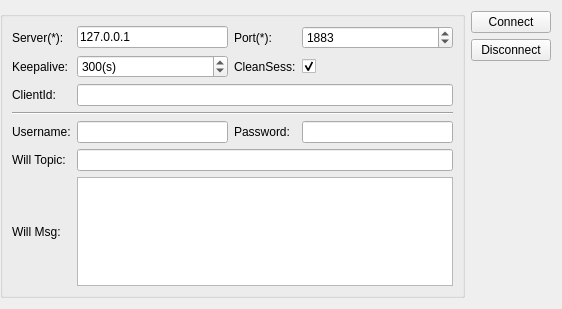
<?xml version="1.0" encoding="UTF-8"?>
<ui version="4.0">
 <class>ConnForm</class>
 <widget class="QWidget" name="ConnForm">
  <property name="geometry">
   <rect>
    <x>0</x>
    <y>0</y>
    <width>562</width>
    <height>309</height>
   </rect>
  </property>
  <property name="maximumSize">
   <size>
    <width>16777215</width>
    <height>16777215</height>
   </size>
  </property>
  <property name="windowTitle">
   <string>Form</string>
  </property>
  <layout class="QHBoxLayout" name="horizontalLayout" stretch="0,0">
   <property name="leftMargin">
    <number>0</number>
   </property>
   <item>
    <widget class="QGroupBox" name="groupBox">
     <property name="title">
      <string/>
     </property>
     <layout class="QGridLayout" name="gridLayout" columnstretch="0,0,0,0">
      <item row="5" column="2">
       <widget class="QLabel" name="label_8">
        <property name="text">
         <string>Password:</string>
        </property>
        <property name="buddy">
         <cstring>lePasswd</cstring>
        </property>
       </widget>
      </item>
      <item row="7" column="0">
       <widget class="QLabel" name="label">
        <property name="text">
         <string>Will Topic:</string>
        </property>
        <property name="buddy">
         <cstring>leWillTopic</cstring>
        </property>
       </widget>
      </item>
      <item row="2" column="0">
       <widget class="QLabel" name="label_9">
        <property name="text">
         <string>ClientId:</string>
        </property>
        <property name="buddy">
         <cstring>leClientId</cstring>
        </property>
       </widget>
      </item>
      <item row="8" column="0">
       <widget class="QLabel" name="label_2">
        <property name="text">
         <string>Will Msg:</string>
        </property>
        <property name="buddy">
         <cstring>teWillMsg</cstring>
        </property>
       </widget>
      </item>
      <item row="3" column="0" colspan="4">
       <widget class="Line" name="line">
        <property name="orientation">
         <enum>Qt::Horizontal</enum>
        </property>
       </widget>
      </item>
      <item row="5" column="1">
       <widget class="QLineEdit" name="leUser"/>
      </item>
      <item row="7" column="1" colspan="3">
       <widget class="QLineEdit" name="leWillTopic"/>
      </item>
      <item row="0" column="1">
       <widget class="QLineEdit" name="leHost">
        <property name="text">
         <string>127.0.0.1</string>
        </property>
       </widget>
      </item>
      <item row="5" column="0">
       <widget class="QLabel" name="label_7">
        <property name="text">
         <string>Username:</string>
        </property>
        <property name="buddy">
         <cstring>leUser</cstring>
        </property>
       </widget>
      </item>
      <item row="0" column="0">
       <widget class="QLabel" name="label_6">
        <property name="text">
         <string>Server(*):</string>
        </property>
        <property name="buddy">
         <cstring>leHost</cstring>
        </property>
       </widget>
      </item>
      <item row="0" column="3">
       <widget class="QSpinBox" name="sbPort">
        <property name="minimum">
         <number>1</number>
        </property>
        <property name="maximum">
         <number>65535</number>
        </property>
        <property name="value">
         <number>1883</number>
        </property>
       </widget>
      </item>
      <item row="5" column="3">
       <widget class="QLineEdit" name="lePasswd"/>
      </item>
      <item row="0" column="2">
       <widget class="QLabel" name="label_5">
        <property name="text">
         <string>Port(*):</string>
        </property>
        <property name="buddy">
         <cstring>sbPort</cstring>
        </property>
       </widget>
      </item>
      <item row="8" column="1" colspan="3">
       <widget class="QTextEdit" name="teWillMsg"/>
      </item>
      <item row="2" column="1" colspan="3">
       <widget class="QLineEdit" name="leClientId">
        <property name="text">
         <string/>
        </property>
       </widget>
      </item>
      <item row="1" column="0">
       <widget class="QLabel" name="label_3">
        <property name="text">
         <string>Keepalive:</string>
        </property>
        <property name="buddy">
         <cstring>sbKeepalive</cstring>
        </property>
       </widget>
      </item>
      <item row="1" column="1">
       <widget class="QSpinBox" name="sbKeepalive">
        <property name="suffix">
         <string notr="true">(s)</string>
        </property>
        <property name="maximum">
         <number>3600</number>
        </property>
        <property name="value">
         <number>300</number>
        </property>
       </widget>
      </item>
      <item row="1" column="2">
       <widget class="QLabel" name="label_4">
        <property name="text">
         <string>CleanSess:</string>
        </property>
        <property name="buddy">
         <cstring>cbCleanSess</cstring>
        </property>
       </widget>
      </item>
      <item row="1" column="3">
       <widget class="QCheckBox" name="cbCleanSess">
        <property name="text">
         <string/>
        </property>
        <property name="checked">
         <bool>true</bool>
        </property>
       </widget>
      </item>
     </layout>
    </widget>
   </item>
   <item>
    <layout class="QVBoxLayout" name="verticalLayout">
     <item>
      <widget class="QPushButton" name="connButton">
       <property name="text">
        <string>Connect</string>
       </property>
      </widget>
     </item>
     <item>
      <widget class="QPushButton" name="disconnButton">
       <property name="text">
        <string>Disconnect</string>
       </property>
      </widget>
     </item>
     <item>
      <spacer name="verticalSpacer">
       <property name="orientation">
        <enum>Qt::Vertical</enum>
       </property>
       <property name="sizeHint" stdset="0">
        <size>
         <width>20</width>
         <height>40</height>
        </size>
       </property>
      </spacer>
     </item>
    </layout>
   </item>
  </layout>
 </widget>
 <tabstops>
  <tabstop>leHost</tabstop>
  <tabstop>sbPort</tabstop>
  <tabstop>sbKeepalive</tabstop>
  <tabstop>cbCleanSess</tabstop>
  <tabstop>leClientId</tabstop>
  <tabstop>leUser</tabstop>
  <tabstop>lePasswd</tabstop>
  <tabstop>leWillTopic</tabstop>
  <tabstop>teWillMsg</tabstop>
  <tabstop>connButton</tabstop>
  <tabstop>disconnButton</tabstop>
 </tabstops>
 <resources/>
 <connections>
  <connection>
   <sender>connButton</sender>
   <signal>clicked()</signal>
   <receiver>ConnForm</receiver>
   <slot>onConnect()</slot>
   <hints>
    <hint type="sourcelabel">
     <x>455</x>
     <y>23</y>
    </hint>
    <hint type="destinationlabel">
     <x>533</x>
     <y>17</y>
    </hint>
   </hints>
  </connection>
  <connection>
   <sender>disconnButton</sender>
   <signal>clicked()</signal>
   <receiver>ConnForm</receiver>
   <slot>onDisconnect()</slot>
   <hints>
    <hint type="sourcelabel">
     <x>473</x>
     <y>70</y>
    </hint>
    <hint type="destinationlabel">
     <x>529</x>
     <y>67</y>
    </hint>
   </hints>
  </connection>
 </connections>
 <slots>
  <slot>onConnect()</slot>
  <slot>onDisconnect()</slot>
 </slots>
</ui>
